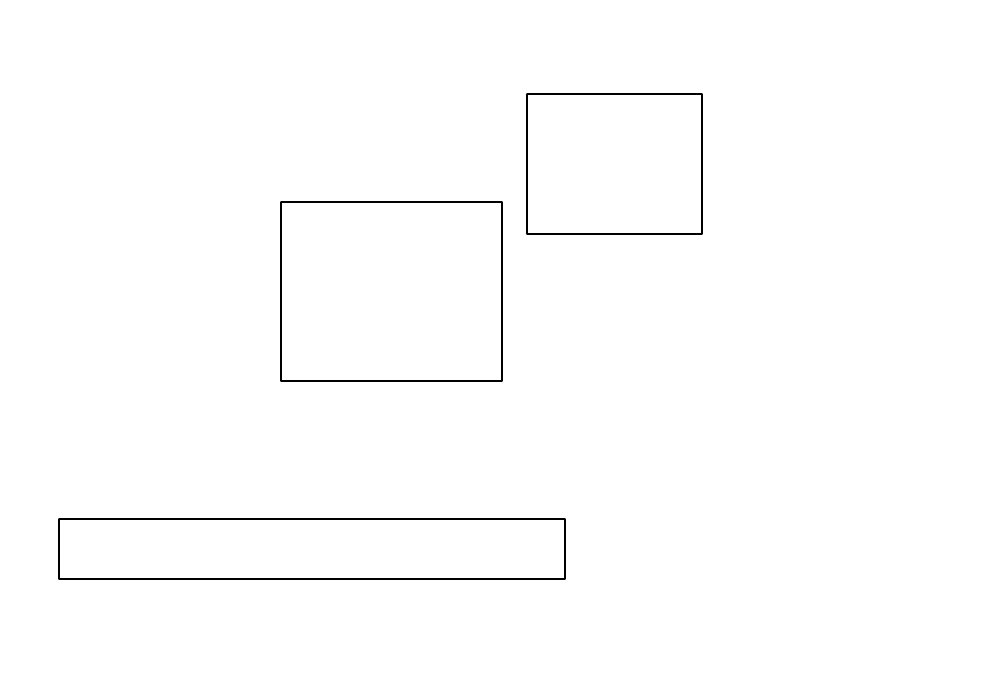
#> input picture Opencv/img/multipleDisconected.png, 995 x 684 px
$ python 008contours.py
#> lines starting #> are read from the running program, lines starting #| are printed output that depends on the picture; after the words box and inside, x2 and y2 are one past the last pixel; in counts of white or black regions, pixels touching at a corner belong together
import os, cv2

font = cv2.FONT_HERSHEY_COMPLEX

# Retrieve and prepare an image for better precision
img = cv2.imread(os.path.join(".", "img", "multipleDisconected.png"))
#> img is the input picture: shape (684, 995, 3); min 0, max 255, mean 253.1
img_gray = cv2.cvtColor(img, cv2.COLOR_BGR2GRAY)
img_adaptThreshold = cv2.adaptiveThreshold(img_gray, 255, cv2.ADAPTIVE_THRESH_GAUSSIAN_C, cv2.THRESH_BINARY_INV, 7, 9)
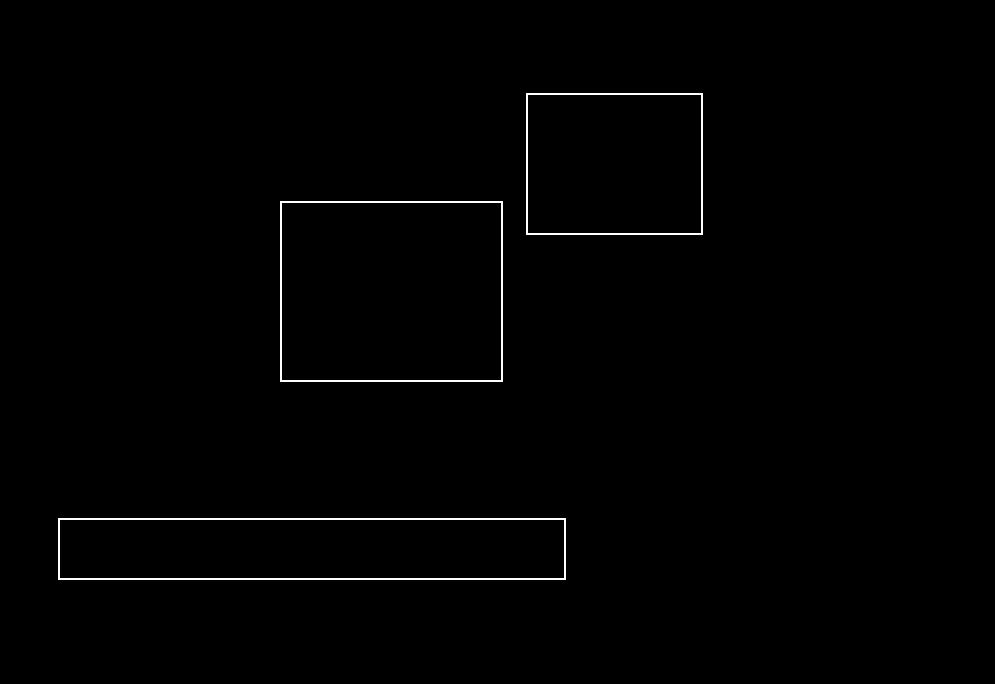
#> img_adaptThreshold: shape (684, 995); 0.75% white in thin lines or dots, all inside (x1, y1, x2, y2) = (58, 93, 703, 580)

# Finding contours
contours, hierarchy = cv2.findContours(img_adaptThreshold, cv2.RETR_TREE, cv2.CHAIN_APPROX_SIMPLE)
#> contours = 6 contours; box (x1, y1, x2, y2) and area: (280, 201, 503, 382) 39960, (281, 202, 502, 381) 39158, (58, 518, 566, 580) 30927, (59, 519, 565, 579) 29793, (526, 93, 703, 235) 24816, (527, 94, 702, 234) 24184

for obj in contours:
  # Smoothes out the points
  peri = cv2.arcLength(obj, True)
  approx = cv2.approxPolyDP(obj, 0.02 * peri, True)

  cv2.drawContours(img, obj, -1, (0, 255, 0), 2)

  # transform 2+ dimensional array into 1d
  n = approx.ravel()
  i = 0

  # Check for redundant data,
  # If are < 0, skip points plotting
  area = cv2.contourArea(obj, True)
  if( area < 0):
     continue

  for j in n :
      if(i % 2 == 0):
          x = n[i]
          y = n[i + 1]

          # String containing the co-ordinates.
          string = str(x) + " " + str(y)

          # text on remaining co-ordinates.
          cv2.putText(img, string, (x+2, y-5),
                    font, 0.8, (0, 255, 0))
      i = i + 1
#> this loop made 6 passes
#> (peri, n, area) on passes 1 to 6: (1136, [58, 518, 58, 579, 565, 579, 565, 518], -30927), (1125.7, [59, 520, 563, 519, 564, 577, 60, 578], 29793), (804, [280, 201, 280, 381, 502, 381, 502, 201], -39960), (793.7, [281, 203, 500, 202, 501, 379, 282, 380], 39158), (634, [526, 93, 526, 234, 702, 234, 702, 93], -24816), (623.7, [527, 95, 700, 94, 701, 232, 528, 233], 24184)
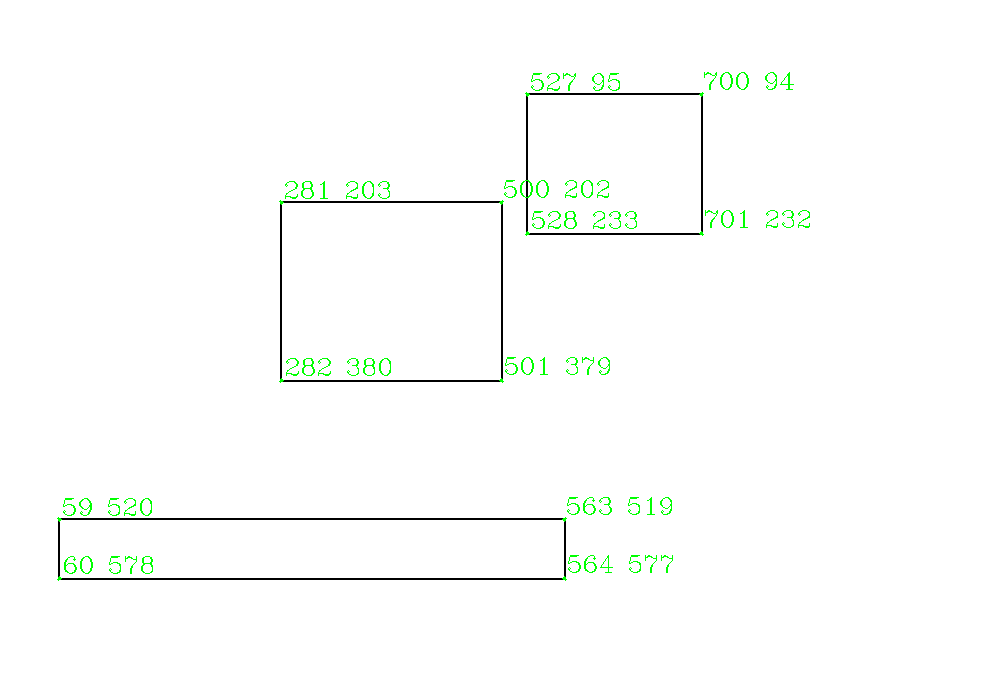
#> img: shape (684, 995, 3); 0.65% of pixels changed, all inside (x1, y1, x2, y2) = (57, 72, 810, 581)


cv2.imshow("Contours example", img)
cv2.waitKey(0)

$ run again, with Opencv/img/example.png copied over Opencv/img/multipleDisconected.png
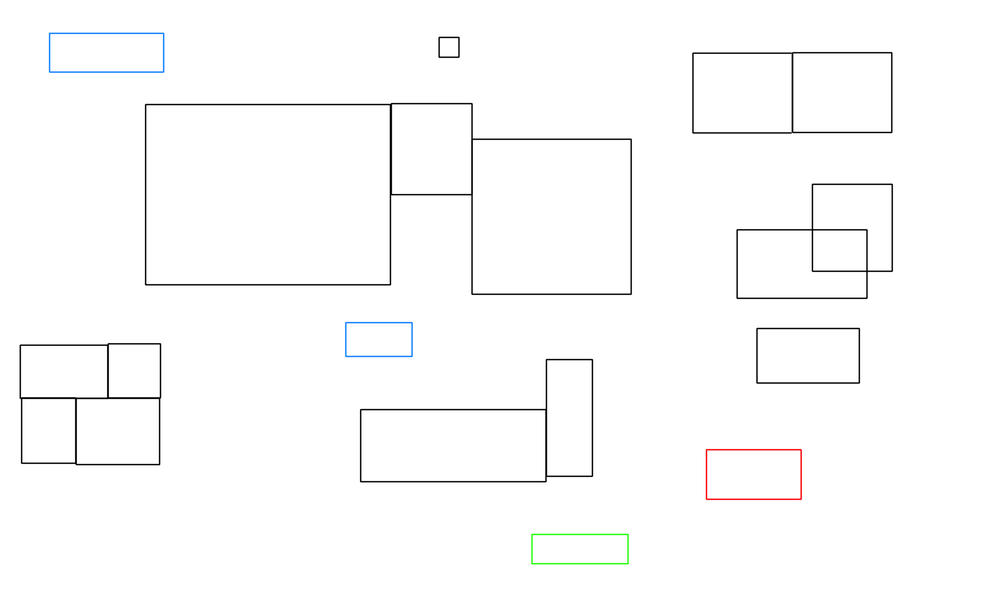
#> input picture Opencv/img/example.png, 1000 x 616 px, shrunk from 2218 x 1367 before the run
#> img is the input picture: shape (616, 1000, 3); mean B, G, R 251.6, 251.6, 251.5
#> `img_adaptThreshold = cv2.adaptiveThreshold(img_gray, 255, cv2.ADAPTIVE..`:
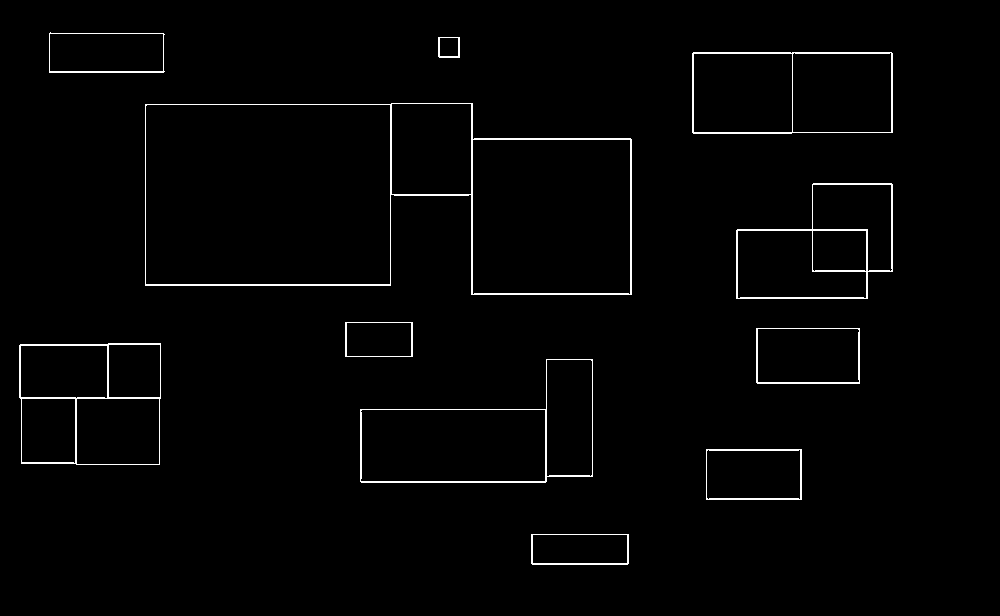
#> img_adaptThreshold: shape (616, 1000); 1.6% white in thin lines or dots, all inside (x1, y1, x2, y2) = (19, 32, 893, 565)
#> contours = 31 contours; largest, box (x1, y1, x2, y2) and area: (145, 103, 632, 295) 76785, (145, 104, 391, 285) 44096, (472, 139, 631, 295) 24333, (360, 359, 593, 483) 18960, (19, 343, 161, 465) 16720
#> the loop `for obj in contours:` made 31 passes
#> (peri, n, area) on passes 1 to 5: (252.8, [531, 534, 532, 564, 628, 563, 628, 534], -2909), (245.7, [532, 535, 626, 534, 627, 562, 533, 563], 2753), (290, [706, 449, 706, 499, 801, 499, 801, 449], -4750), (286.1, [706, 451, 799, 449, 800, 498, 708, 499], 4515), (707.7, [592, 359, 546, 359, 545, 409, 360, 409, 360, 481, 592, 476], -18960)
#> after the loop `for obj in contours:`:
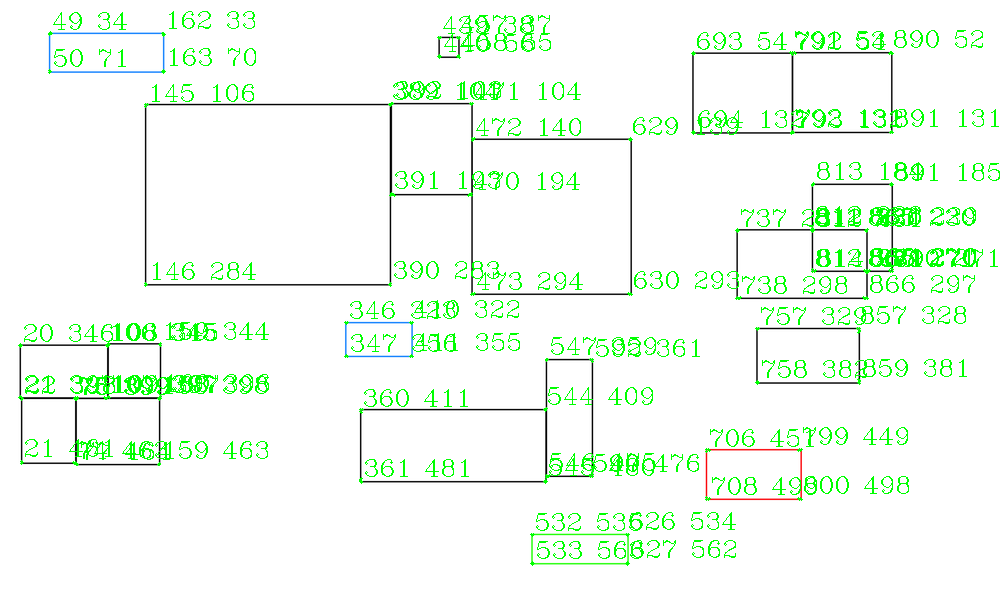
#> img: shape (616, 1000, 3); 4.48% of pixels changed, all inside (x1, y1, x2, y2) = (18, 11, 1000, 566)

$ run again, with Opencv/img/multipleConnected.png copied over Opencv/img/multipleDisconected.png
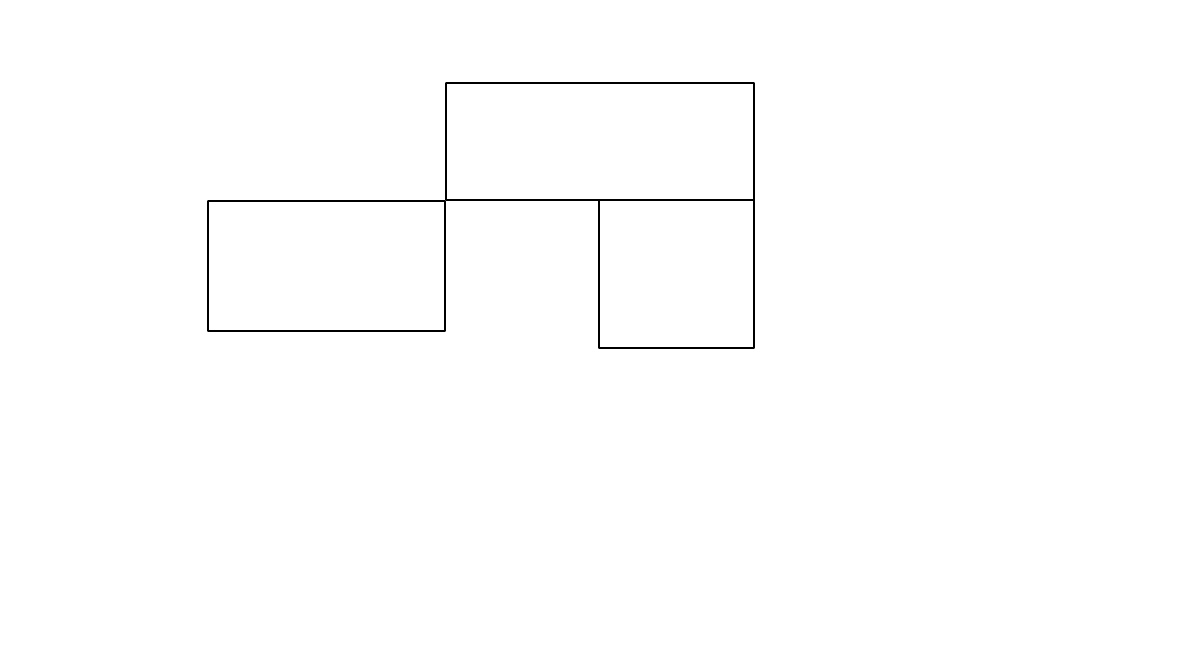
#> input picture Opencv/img/multipleConnected.png, 1193 x 671 px
#> img is the input picture: shape (671, 1193, 3); min 0, max 255, mean 253.7
#> `img_adaptThreshold = cv2.adaptiveThreshold(img_gray, 255, cv2.ADAPTIVE..`:
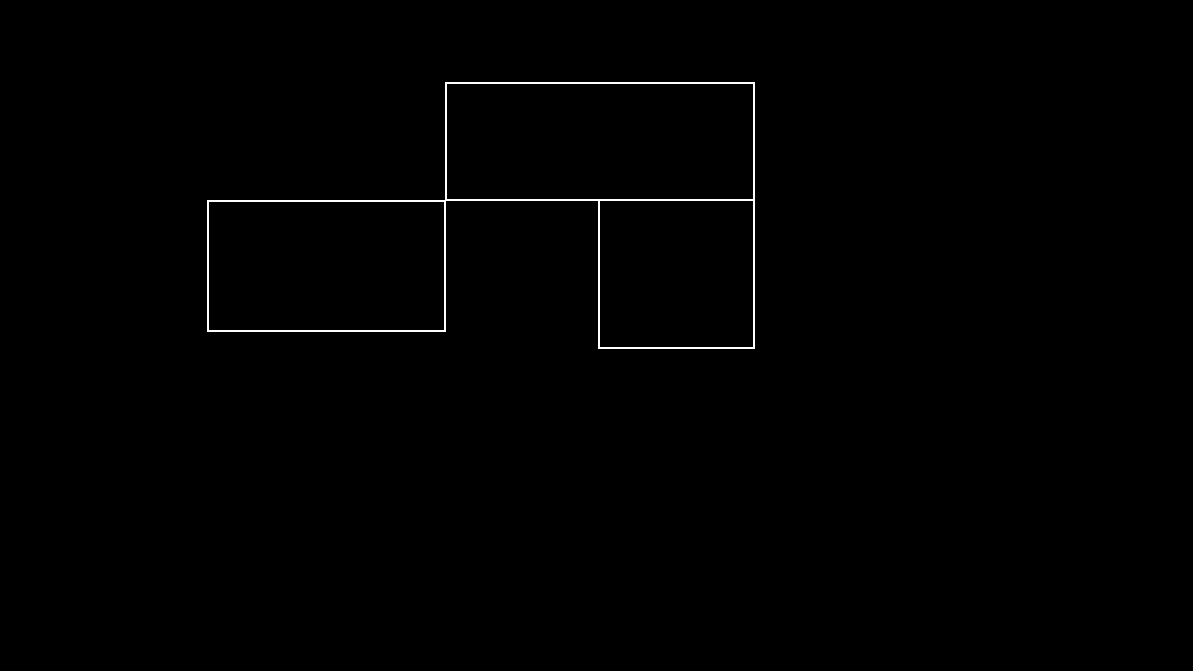
#> img_adaptThreshold: shape (671, 1193); 0.51% white in thin lines or dots, all inside (x1, y1, x2, y2) = (207, 82, 755, 349)
#> contours = 4 contours; box (x1, y1, x2, y2) and area: (207, 82, 755, 349) 90730, (446, 83, 754, 200) 35610, (208, 201, 445, 331) 30442, (599, 200, 754, 348) 22636
#> the loop `for obj in contours:` made 4 passes
#> (peri, n, area) on passes 2 to 4: (727.7, [208, 202, 443, 201, 444, 329, 209, 330], 30442), (599.7, [599, 201, 752, 200, 753, 346, 600, 347], 22636), (843.7, [446, 84, 752, 83, 753, 198, 447, 199], 35610)
#> after the loop `for obj in contours:`:
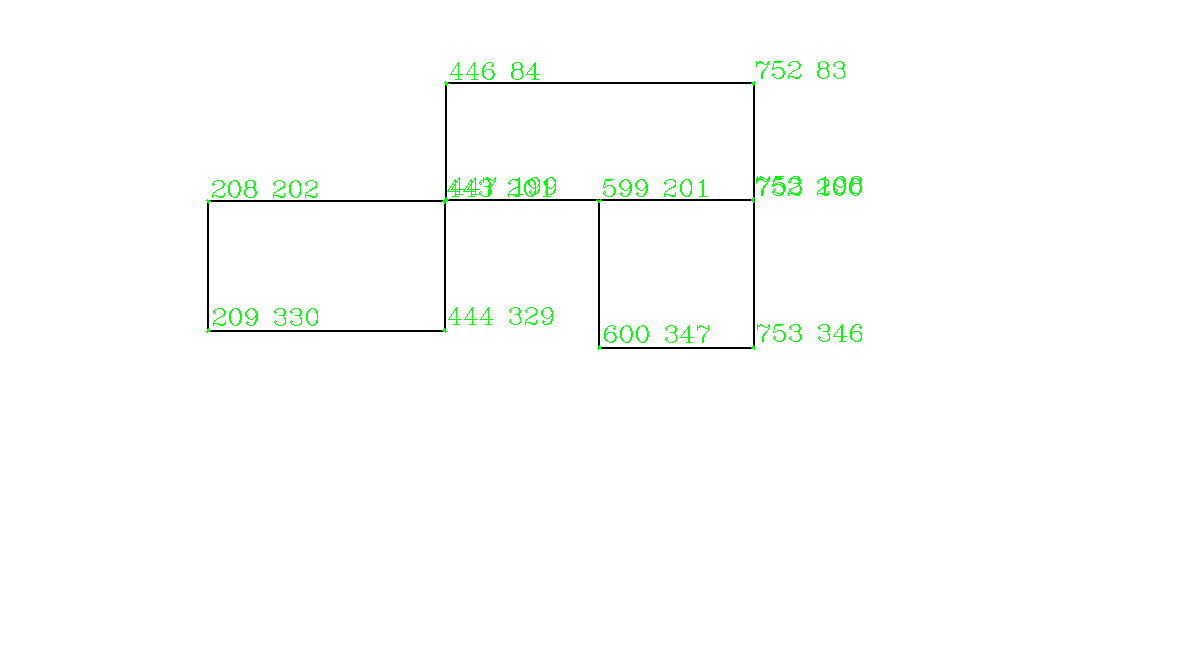
#> img: shape (671, 1193, 3); 0.53% of pixels changed, all inside (x1, y1, x2, y2) = (206, 61, 862, 350)

$ run again, with Opencv/img/single.png copied over Opencv/img/multipleDisconected.png
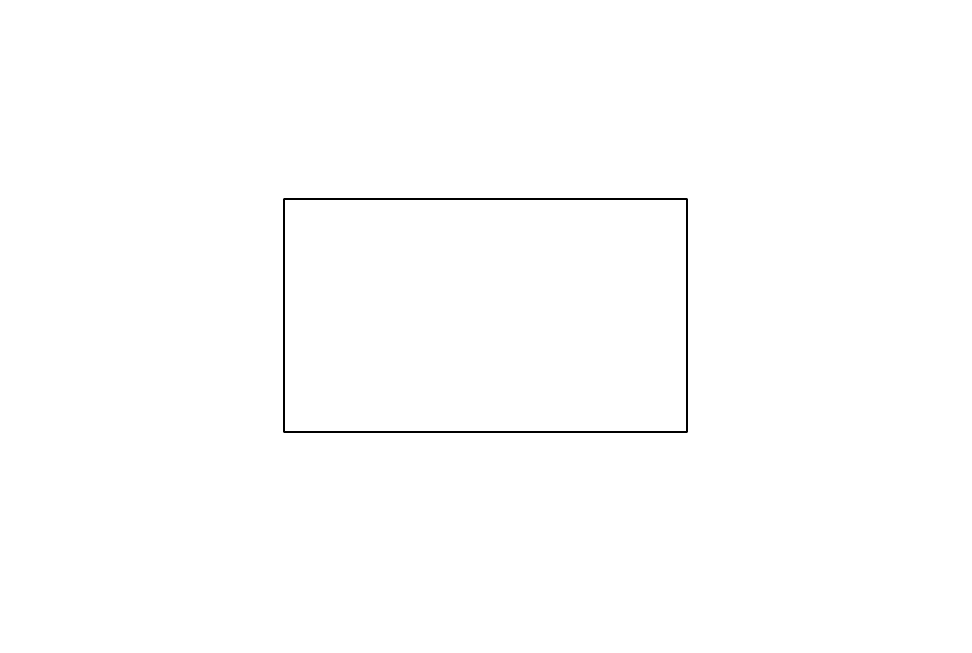
#> input picture Opencv/img/single.png, 972 x 653 px
#> img is the input picture: shape (653, 972, 3); min 0, max 255, mean 254
#> `img_adaptThreshold = cv2.adaptiveThreshold(img_gray, 255, cv2.ADAPTIVE..`:
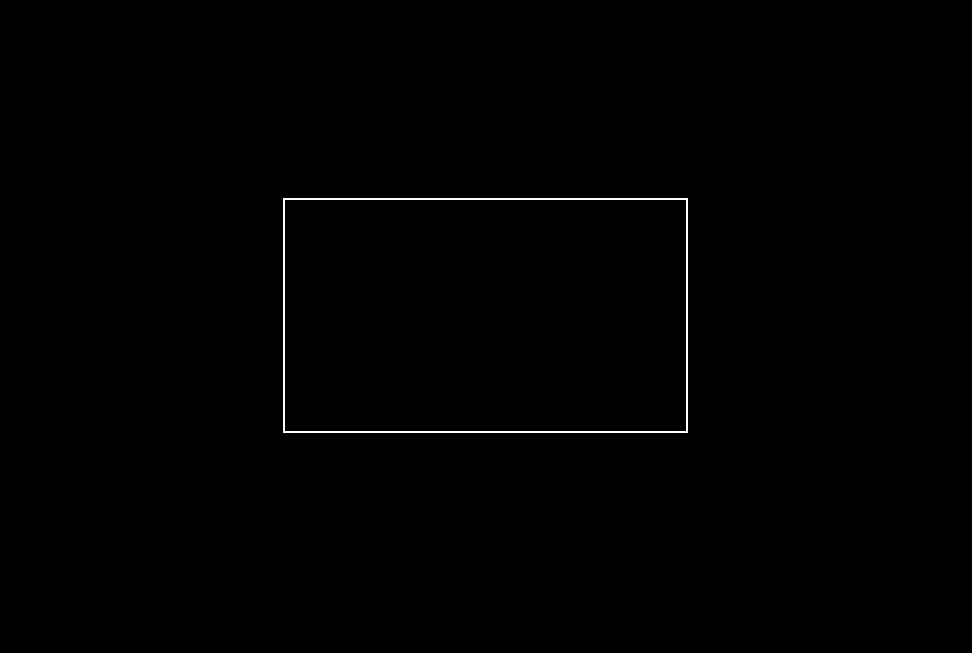
#> img_adaptThreshold: shape (653, 972); 0.4% white in thin lines or dots, all inside (x1, y1, x2, y2) = (283, 198, 688, 433)
#> contours = 2 contours; box (x1, y1, x2, y2) and area: (283, 198, 688, 433) 94536, (284, 199, 687, 432) 93262
#> the loop `for obj in contours:` made 2 passes
#> (peri, n, area) on passes 1 to 2: (1276, [283, 198, 283, 432, 687, 432, 687, 198], -94536), (1265.7, [284, 200, 685, 199, 686, 430, 285, 431], 93262)
#> after the loop `for obj in contours:`:
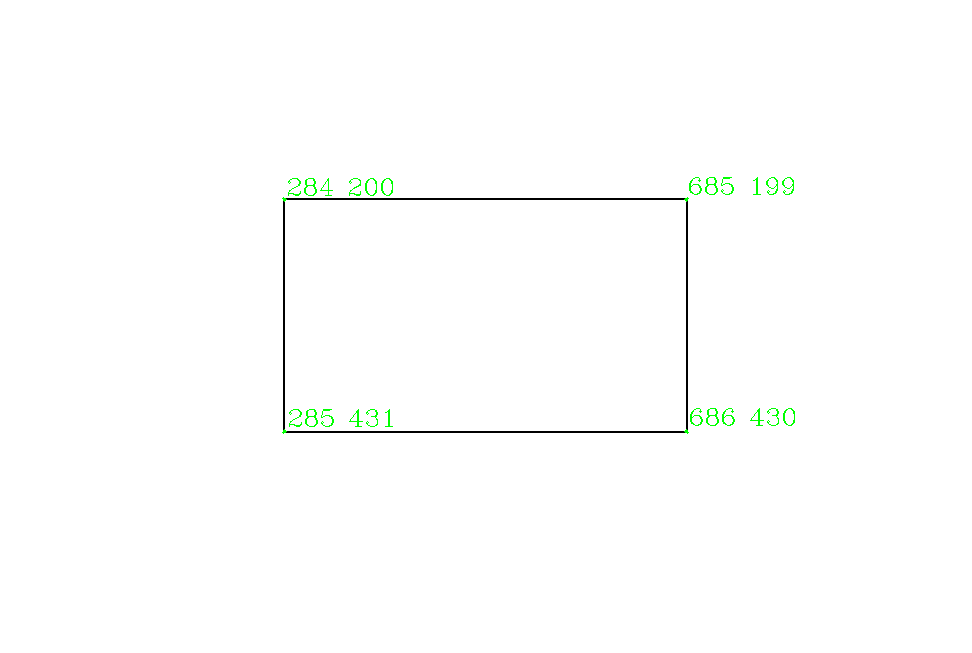
#> img: shape (653, 972, 3); 0.25% of pixels changed, all inside (x1, y1, x2, y2) = (282, 177, 795, 434)
